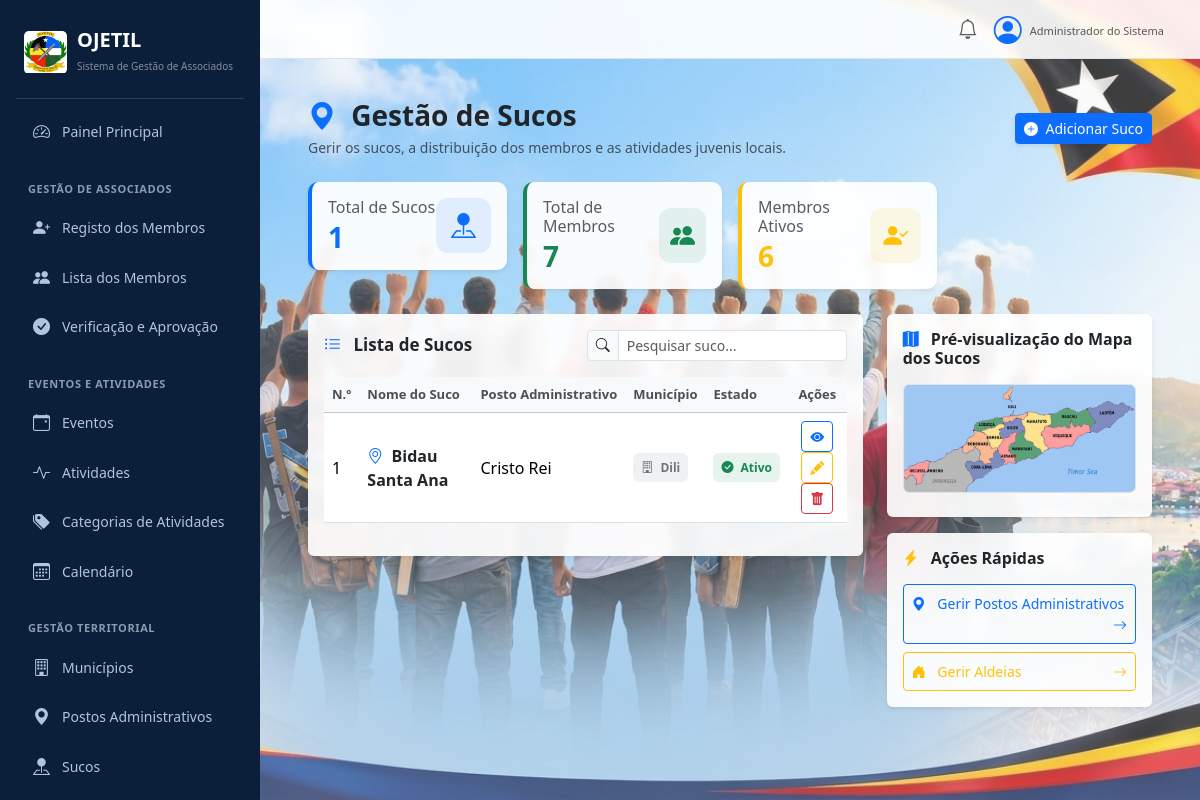
/locations/sucos/, run on the app's committed database.
### locations/models.py (models this page shows, shortened)
class Suco(models.Model):
    name = models.CharField(max_length=100)
    posto_administrativo = models.ForeignKey(
        PostoAdministrativo,
        on_delete=models.CASCADE,
        null=True,      # Permite valor mamuk iha database
        blank=True      # Permite form mamuk
    )

class PostoAdministrativo(models.Model):
    municipality = models.ForeignKey(Municipality, on_delete=models.CASCADE, related_name='postos')
    name = models.CharField(max_length=100)

class Municipality(models.Model):
    name = models.CharField(max_length=100)
    class Meta:
        verbose_name_plural = "Municipalities"

### locations/views.py (the view)
def suco_list_view(request):
    sucos = Suco.objects.select_related('posto_administrativo','posto_administrativo__municipality').all().order_by('name')
    total_members = Member.objects.count()
    active_members = Member.objects.filter(status='Ativo').count()
    context = {
        'sucos': sucos,
        'total_suco': sucos.count(),
        'total_members': total_members,
        'active_members': active_members,
    }
    return render(
        request,
        'locations/suco_management.html',
        context
    )

### locations/templates/locations/suco_management.html (shortened to what this page needs)
{% extends 'dashboard/base.html' %}
{% load static %}
{% block content %}
<div class="container-fluid px-4 py-3 suco-page">
    <div class="d-flex justify-content-between align-items-center mb-4 flex-wrap gap-3">
        <div>
            <h3 class="fw-bold text-dark mb-1">
                <i class="bi bi-geo-alt-fill text-primary me-2"></i>
                Gestão de Sucos
            </h3>
            <p class="text-muted small mb-0">
                Gerir os sucos, a distribuição dos membros e as atividades juvenis locais.
            </p>
        </div>
        <a href="{% url 'locations:suco_add' %}" class="btn btn-primary btn-sm shadow-sm">
            <i class="bi bi-plus-circle-fill me-1"></i>
            Adicionar Suco
        </a>
    </div>
    <div class="row g-3 mb-4">
        <div class="col-md-3">
            <div class="card stat-card border-0 shadow-sm border-start border-primary border-4">
                <div class="card-body d-flex justify-content-between align-items-center">
                    <div>
                        <h6 class="text-muted mb-1">Total de Sucos</h6>
                        <h3 class="fw-bold mb-0 text-primary">{{ total_suco }}</h3>
                    </div>
                    <div class="stat-icon bg-primary bg-opacity-10 text-primary">
                        <i class="bi bi-pin-map-fill"></i>
                    </div>
                </div>
            </div>
        </div>
        <div class="col-md-3">
            <div class="card stat-card border-0 shadow-sm border-start border-success border-4">
                <div class="card-body d-flex justify-content-between align-items-center">
                    <div>
                        <h6 class="text-muted mb-1">Total de Membros</h6>
                        <h3 class="fw-bold mb-0 text-success">
                            {{total_members|default:"0"}}
                        </h3>
                    </div>
                    <div class="stat-icon bg-success bg-opacity-10 text-success">
                        <i class="bi bi-people-fill"></i>
                    </div>
                </div>
            </div>
        </div>
        <div class="col-md-3">
            <div class="card stat-card border-0 shadow-sm border-start border-warning border-4">
                <div class="card-body d-flex justify-content-between align-items-center">
                    <div>
                        <h6 class="text-muted mb-1">Membros Ativos</h6>
                        <h3 class="fw-bold mb-0 text-warning">
                            {{active_members|default:"0"}}
                        </h3>
                    </div>
                    <div class="stat-icon bg-warning bg-opacity-10 text-warning">
                        <i class="bi bi-person-check-fill"></i>
                    </div>
                </div>
            </div>
        </div>
    </div>
    <div class="row g-4">
        <div class="col-lg-8">
            <div class="card border-0 shadow-sm">
                <div class="card-body">
                    <div class="d-flex justify-content-between align-items-center mb-3 flex-wrap gap-2">
                        <h5 class="section-title mb-0">
                            <i class="bi bi-list-ul text-primary me-2"></i>
                            Lista de Sucos
                        </h5>
                        <div class="input-group input-group-sm" style="max-width: 260px;">
                            <span class="input-group-text bg-light">
                                <i class="bi bi-search"></i>
                            </span>
                            <input type="text" class="form-control" placeholder="Pesquisar suco...">
                        </div>
                    </div>
                    <div class="table-responsive">
                        <table class="table table-hover align-middle">
                            <thead class="table-light">
                                <tr>
                                    <th>N.º</th>
                                    <th>Nome do Suco</th>
                                    <th>Posto Administrativo</th>
                                    <th>Município</th>
                                    <th>Estado</th>
                                    <th class="text-center">Ações</th>
                                </tr>
                            </thead>
                            <tbody>
                                {% for suco in sucos %}
                                <tr>
                                    <td>{{ forloop.counter }}</td>
                                    <td class="fw-bold text-dark">
                                        <i class="bi bi-geo-alt text-primary me-1"></i>
                                        {{ suco.name }}
                                    </td>
                                    <td>{{ suco.posto_administrativo.name }}</td>
                                    <td>
                                        <span class="badge bg-secondary bg-opacity-10 text-secondary px-2 py-2">
                                            <i class="bi bi-building me-1"></i>
                                            {{ suco.posto_administrativo.municipality.name }}
                                        </span>
                                    </td>
                                    <td>
                                        <span class="badge bg-success bg-opacity-10 text-success px-2 py-2">
                                            <i class="bi bi-check-circle-fill me-1"></i>
                                            Ativo
                                        </span>
                                    </td>
                                    <td class="text-center">
                                        <a href="{% url 'locations:suco_detail' pk=suco.pk %}"
                                           class="btn btn-sm btn-outline-primary action-icon"
                                           title="Ver detalhes">
                                            <i class="bi bi-eye-fill"></i>
                                        </a>
                                        <a href="{% url 'locations:suco_edit' pk=suco.pk %}"
                                           class="btn btn-sm btn-outline-warning action-icon"
                                           title="Editar">
                                            <i class="bi bi-pencil-fill"></i>
                                        </a>
                                        <a href="{% url 'locations:suco_delete' pk=suco.pk %}"
                                           class="btn btn-sm btn-outline-danger action-icon"
                                           title="Eliminar">
                                            <i class="bi bi-trash-fill"></i>
                                        </a>
                                    </td>
                                {% endfor %}
                            </tbody>
                        </table>
                    </div>
                </div>
            </div>
        </div>
        <div class="col-lg-4">
            <div class="card border-0 shadow-sm mb-3">
                <div class="card-body text-center">
                    <h6 class="fw-bold text-start mb-3">
                        <i class="bi bi-map-fill text-primary me-2"></i>
                        Pré-visualização do Mapa dos Sucos
                    </h6>
                    <img src="{% static 'main/images/map.jpg' %}"
                         class="img-fluid rounded border mb-2"
                         alt="Mapa dos Sucos">
                </div>
            </div>
            <div class="card border-0 shadow-sm">
                <div class="card-body">
                    <h6 class="fw-bold mb-3">
                        <i class="bi bi-lightning-charge-fill text-warning me-2"></i>
                        Ações Rápidas
                    </h6>
                    <div class="d-grid gap-2">
                        <a href="{% url 'locations:posto_list' %}"
                           class="btn btn-outline-primary text-start btn-sm py-2">
                            <i class="bi bi-geo-alt-fill me-2"></i>
                            Gerir Postos Administrativos
                            <i class="bi bi-arrow-right float-end"></i>
                        </a>
                        <a href="{% url 'locations:aldeia_list' %}"
                           class="btn btn-outline-warning text-start btn-sm py-2">
                            <i class="bi bi-house-door-fill me-2"></i>
                            Gerir Aldeias
                            <i class="bi bi-arrow-right float-end"></i>
                        </a>
                    </div>
                </div>
            </div>
        </div>
    </div>
</div>
{% endblock %}

### locations/templates/locations/suco_management.html (style rules this page uses)
.suco-page { padding: 10px 0; }
.suco-page .stat-card { transition: transform 0.2s ease, box-shadow 0.2s ease; border-radius: 10px; }
.suco-page .stat-icon { width: 55px; height: 55px; display: flex; align-items: center; justify-content: center; border-radius: 12px; font-size: 25px; }
.suco-page .table th { white-space: nowrap; font-size: 13px; color: #495057; }
.suco-page .table td { vertical-align: middle; }
.suco-page .section-title { font-size: 17px; font-weight: 700; }

### data on the page
Suco: name "Bidau Santa Ana", posto_administrativo.name "Cristo Rei", posto_administrativo.municipality.name "Dili"

### other printed values
{{ total_suco }} "1"
{{ total_members|default:"0" }} "7"
{{ active_members|default:"0" }} "6"
